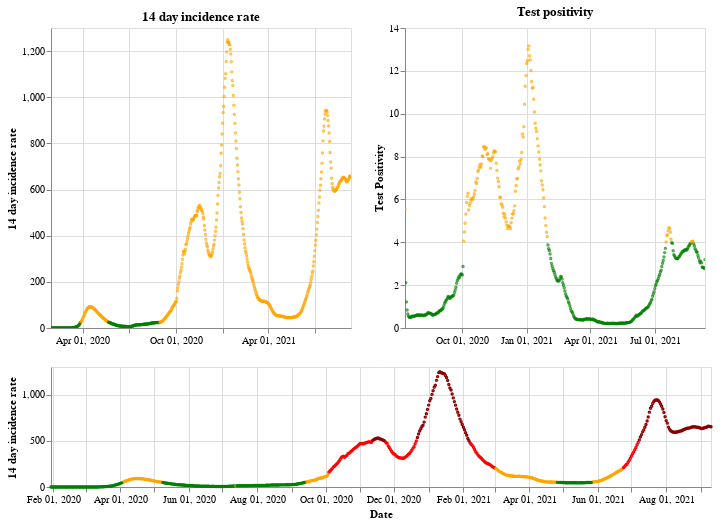

Source (notebook cell):
### Markdown cell above
## England

### Code cell
plot_traffic_light('England')

### Figure 1 — Vega-Lite specification as saved in the notebook (floating-point values rounded to 4 significant figures; data arrays with more than 128 entries replaced by an {"elided": "..."} marker saying what was removed)
{"config": {"view": {"continuousWidth": 400, "continuousHeight": 300}}, "vconcat": [{"hconcat": [{"mark": {"type": "point", "size": 2}, "encoding": {"color": {"condition": {"value": "green", "test": "(datum.twoWeeklyCasesRate <= 25)"}, "value": "orange"}, "tooltip": [{"type": "nominal", "field": "areaName"}, {"type": "temporal", "field": "date"}, {"type": "quantitative", "field": "twoWeeklyCasesRate"}, {"type": "quantitative", "field": "testPositivity"}], "x": {"type": "temporal", "axis": {"title": ""}, "field": "date", "scale": {"domain": {"selection": "DateBrush"}}, "timeUnit": "yearmonthdate"}, "y": {"type": "quantitative", "axis": {"title": "14 day incidence rate"}, "field": "twoWeeklyCasesRate"}}, "title": "14 day incidence rate", "width": 300}, {"mark": {"type": "point", "size": 2}, "encoding": {"color": {"condition": {"value": "green", "test": "(datum.testPositivity <= 4)"}, "value": "orange"}, "tooltip": [{"type": "nominal", "field": "areaName"}, {"type": "temporal", "field": "date"}, {"type": "quantitative", "field": "twoWeeklyCasesRate"}, {"type": "quantitative", "field": "testPositivity"}], "x": {"type": "temporal", "axis": {"title": ""}, "field": "date", "scale": {"domain": {"selection": "DateBrush"}}, "timeUnit": "yearmonthdate"}, "y": {"type": "quantitative", "axis": {"title": "Test Positivity"}, "field": "testPositivity"}}, "title": "Test positivity", "width": 300}]}, {"layer": [{"mark": {"type": "point", "size": 2}, "encoding": {"color": {"condition": {"value": "orange", "test": "(((datum.testPositivity < 4) && (datum.twoWeeklyCasesRate >= 50)) && (datum.twoWeeklyCasesRate < 200))"}, "value": "red"}, "opacity": {"condition": {"value": 1, "test": "((datum.twoWeeklyCasesRate >= 50) && (datum.twoWeeklyCasesRate < 500))"}, "value": 0}, "tooltip": [{"type": "nominal", "field": "areaName"}, {"type": "temporal", "field": "date"}, {"type": "quantitative", "field": "twoWeeklyCasesRate"}, {"type": "quantitative", "field": "testPositivity"}], "x": {"type": "temporal", "axis": {"title": "Date"}, "field": "date", "timeUnit": "yearmonthdate"}, "y": {"type": "quantitative", "axis": {"title": "14 day incidence rate"}, "field": "twoWeeklyCasesRate"}}, "selection": {"DateBrush": {"type": "interval", "encodings": ["x"], "fields": ["Time"]}}}, {"mark": {"type": "point", "size": 2}, "encoding": {"color": {"value": "darkred"}, "opacity": {"condition": {"value": 1, "test": "(datum.twoWeeklyCasesRate >= 500)"}, "value": 0}, "tooltip": [{"type": "nominal", "field": "areaName"}, {"type": "temporal", "field": "date"}, {"type": "quantitative", "field": "twoWeeklyCasesRate"}, {"type": "quantitative", "field": "testPositivity"}], "x": {"type": "temporal", "axis": {"title": "Date"}, "field": "date", "timeUnit": "yearmonthdate"}, "y": {"type": "quantitative", "axis": {"title": "14 day incidence rate"}, "field": "twoWeeklyCasesRate"}}}, {"mark": {"type": "point", "size": 2}, "encoding": {"color": {"condition": {"value": "green", "test": "((datum.testPositivity < 4) && (datum.twoWeeklyCasesRate < 50))"}, "value": "orange"}, "opacity": {"condition": {"value": 1, "test": "(datum.twoWeeklyCasesRate < 50)"}, "value": 0}, "tooltip": [{"type": "nominal", "field": "areaName"}, {"type": "temporal", "field": "date"}, {"type": "quantitative", "field": "twoWeeklyCasesRate"}, {"type": "quantitative", "field": "testPositivity"}], "x": {"type": "temporal", "axis": {"title": "Date"}, "field": "date", "timeUnit": "yearmonthdate"}, "y": {"type": "quantitative", "axis": {"title": "14 day incidence rate"}, "field": "twoWeeklyCasesRate"}}}], "height": 120, "width": 660}], "data": {"name": "data-f52893b0c9992a635ec1eb4df618f537"}, "$schema": "https://vega.github.io/schema/vega-lite/v4.8.1.json", "datasets": {"data-f52893b0c9992a635ec1eb4df618f537": {"elided": "590 records"}}}
